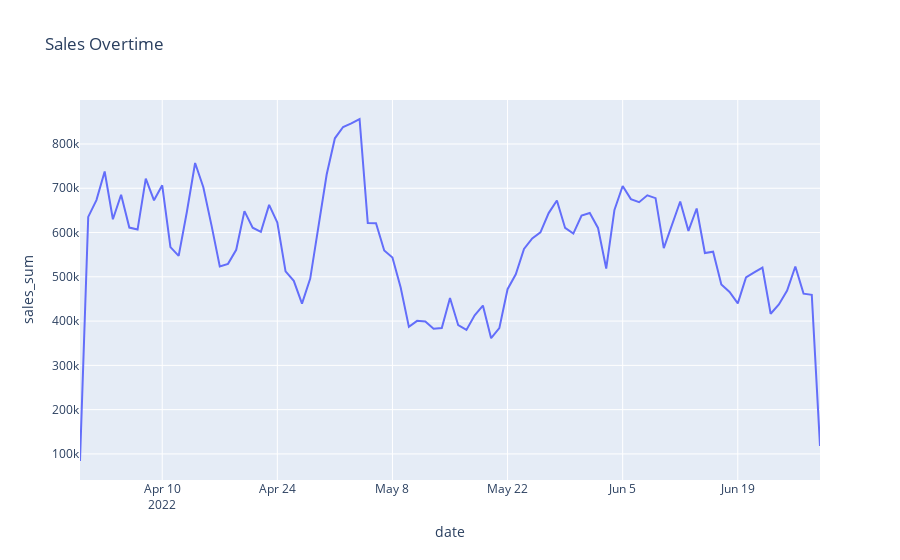

Notebook cell for this chart:
### Markdown cell above
# III. Data Overview
---

### Code cell
# Plot data menggunakan plotly
fig = px.line(df1, x=df1.index, y="sales_sum", title='Sales Overtime')
fig.show()
